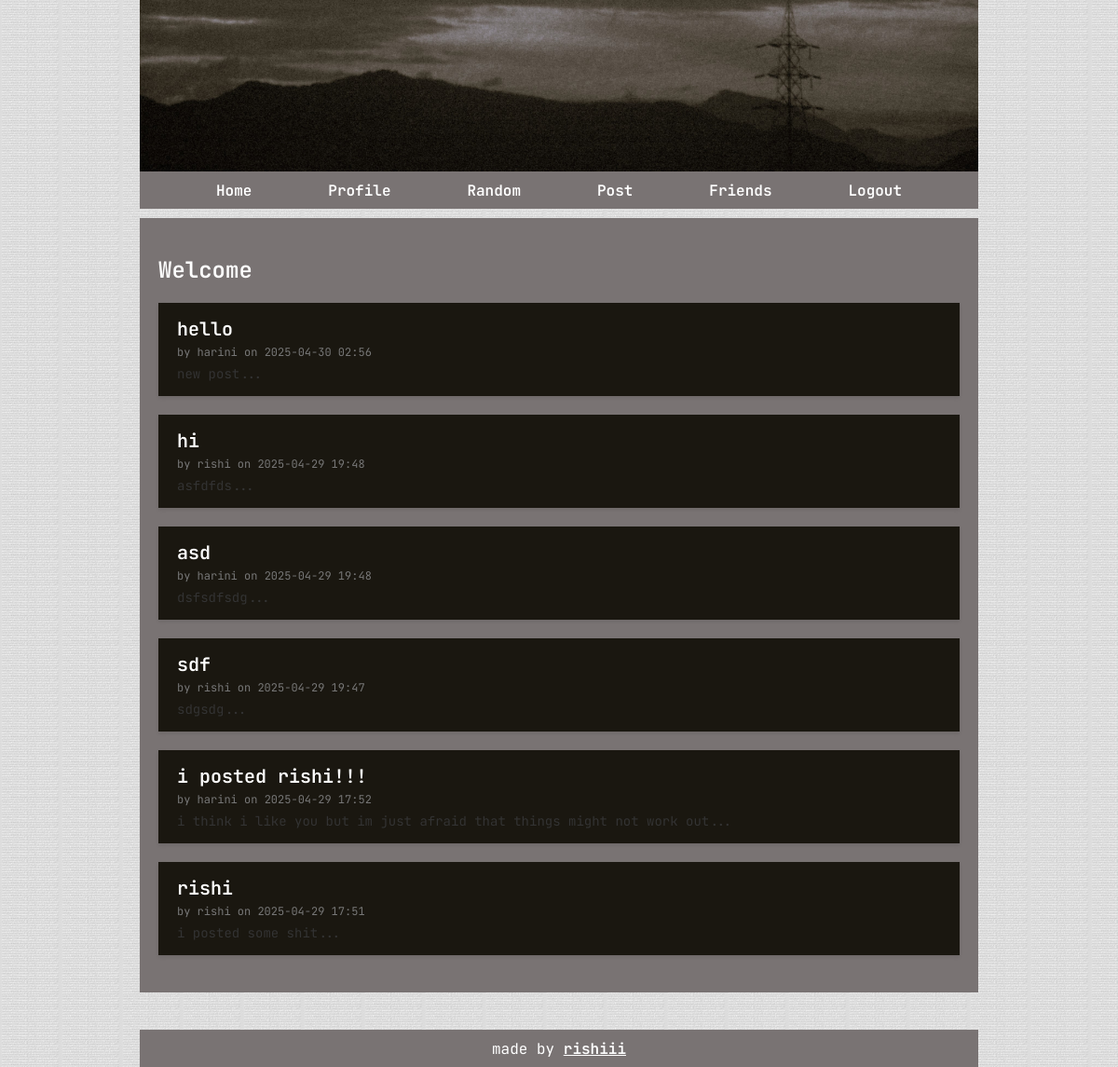
The page / (signed in) on the database its author committed.
### tables this page shows
CREATE TABLE posts (
                        id INTEGER PRIMARY KEY AUTOINCREMENT,
                        title TEXT NOT NULL,
                        content TEXT NOT NULL,
                        date TEXT NOT NULL,
                        user_id INTEGER NOT NULL, image TEXT,
                        FOREIGN KEY (user_id) REFERENCES users(id)
                    );

CREATE TABLE users (
                        id INTEGER PRIMARY KEY AUTOINCREMENT,
                        username TEXT UNIQUE NOT NULL,
                        password TEXT NOT NULL
                    , profile_pic TEXT, aura INTEGER DEFAULT 100, email TEXT, is_verified INTEGER DEFAULT 0);

### app.py (the view)
@app.route('/')
def index():
    db = get_db()
    posts = []
    if 'user_id' in session:
        user_id = session['user_id']
        query = '''
        SELECT posts.id AS id, posts.title, posts.content, posts.date, posts.image,
               users.username,
               (SELECT COUNT(*) FROM likes WHERE post_id = posts.id AND value = 'like') AS like_count,
               (SELECT COUNT(*) FROM likes WHERE post_id = posts.id AND value = 'unlike') AS unlike_count
        FROM posts
        JOIN users ON posts.user_id = users.id
        WHERE posts.user_id = ? OR posts.user_id IN (
            SELECT user_id FROM friends WHERE friend_id = ? AND status = 'accepted'
            UNION
            SELECT friend_id FROM friends WHERE user_id = ? AND status = 'accepted'
        )
        ORDER BY posts.date DESC
        '''
        posts = db.execute(query, (user_id, user_id, user_id)).fetchall()
    return render_template('index.html', posts=posts)

### app.py (called while the page is built)
def get_db():
    db = getattr(g, '_database', None)
    if db is None:
        db = g._database = sqlite3.connect(DATABASE)
        db.row_factory = sqlite3.Row
    return db

@app.teardown_appcontext
def close_connection(exception):
    db = getattr(g, '_database', None)
    if db is not None:
        db.close()

### templates/index.html (shortened to what this page needs)
{% extends "base.html" %}
{% block content %}
<h2>Welcome</h2>
    {% if posts %}
        {% for post in posts %}
            <div class="post-card">
                <h3><a href="{{ url_for('view_post', post_id=post.id) }}">{{ post.title }}</a></h3>
                <small>by {{ post.username }} on {{ post.date }}</small>
                <p>{{ post.content[:200] }}...</p>
            </div>
        {% endfor %}
    {% else %}
        <p>No posts to display. Add friends or Create your own posts!</p>
    {% endif %}
{% endblock %}

### static/styles.css (style rules this page uses)
:root { --header-image: url('cover.JPG'); --body-bg-image: url('sandy.jpg'); --content: #000000; }
body { font-family: 'Nunito', sans-serif; margin: 0; background-color: #ffffff; background-size: 65px; color: #ffffff; background-image: var(--body-bg-image); }
* { box-sizing: border-box; }
#container a { color: #ffffff; font-weight: bold; }
h1, h2, h3 { color: #ffffff; }
.post-card { background-color: #1a1710; padding: 15px 20px; margin-bottom: 20px; box-shadow: 0 2px 4px rgba(0, 0, 0, 0.1); }
.post-card h3 { margin: 0 0 4px 0; color: #A186A5; font-size: 20px; }
.post-card small { color: #777; margin: 0 0 6px 0; display: block; font-size: 12px; }
.post-card p { margin: 0; font-size: 14px; color: #333; }
.post-card a { text-decoration: none; color: #A186A5; }

### rows shown on the page
posts: title "hello", username "harini", date "2025-04-30 02:56", content "new post"
posts: title "hi", username "rishi", date "2025-04-29 19:48", content "asfdfds"
posts: title "asd", username "harini", date "2025-04-29 19:48", content "dsfsdfsdg"
posts: title "sdf", username "rishi", date "2025-04-29 19:47", content "sdgsdg"
posts: title "i posted rishi!!!", username "harini", date "2025-04-29 17:52", content "i think i like you but im just afraid that things might not work out"
posts: title "rishi", username "rishi", date "2025-04-29 17:51", content "i posted some shit"
